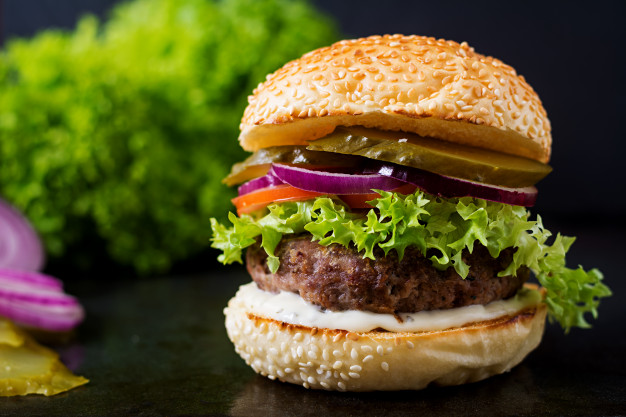
#> input picture quizes/quiz3/burger.jpg, 626 x 417 px
$ jupyter execute quiz3.ipynb
#> lines starting #> are read from the running program, lines starting #| are printed output that depends on the picture; after the words box and inside, x2 and y2 are one past the last pixel; in counts of white or black regions, pixels touching at a corner belong together
[cell 1]
import numpy as np
import pandas as pd
import cv2
import sys
from scipy.ndimage import binary_opening
from skimage.morphology import square

[cell 2]
burger = cv2.imread("burger.jpg")
#> burger is the input picture: shape (417, 626, 3); mean B, G, R 36.8, 84.1, 90.1
burger

[cell 3]
sys.getsizeof(burger)
#> Out = 783270

[cell 4]
red = burger[:,:,0]
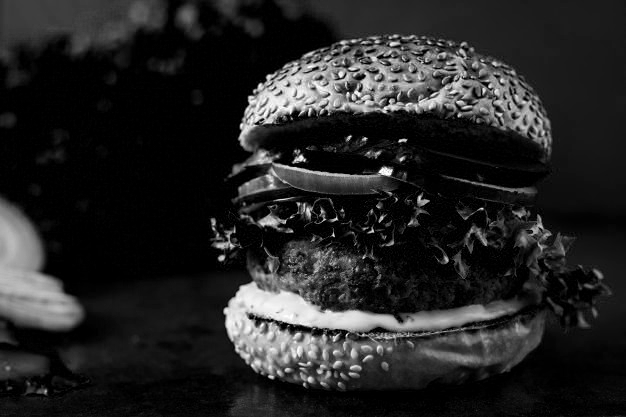
#> red: shape (417, 626); min 0, max 255, mean 36.8
green = burger[:,:,1]
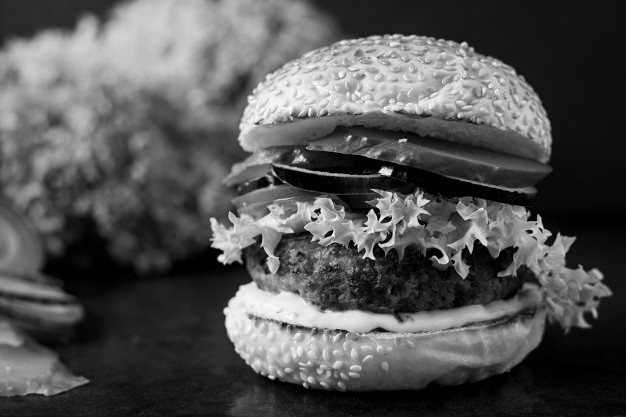
#> green: shape (417, 626); min 0, max 255, mean 84.1
blue = burger[:,:,2]
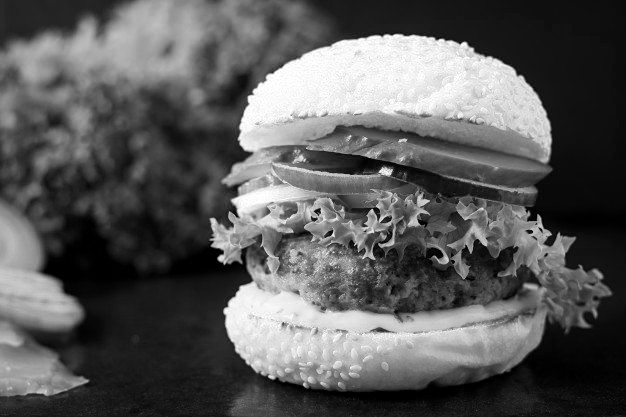
#> blue: shape (417, 626); min 0, max 255, mean 90.1

[cell 5]
red.mean()
#> Out = 36.79

[cell 6]
green.mean()
#> Out = 84.07

[cell 7]
blue.mean()
#> Out = 90.09

[cell 8]
_, binary_blue_channel = cv2.threshold(blue, 127, 255, cv2.THRESH_BINARY)
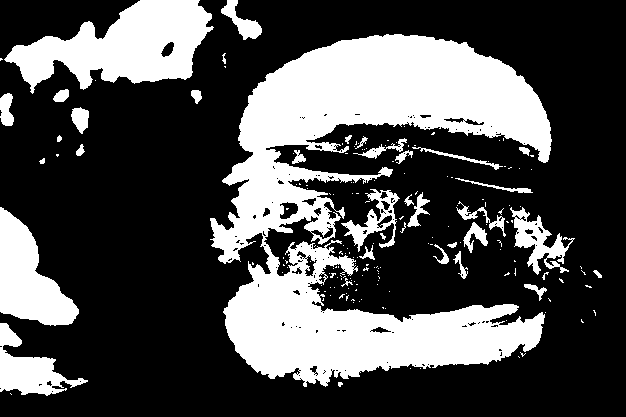
#> binary_blue_channel: shape (417, 626); 30.5% white; 179 white regions (142 under 20 px), largest, box (x1, y1, x2, y2) and area: (210, 34, 552, 387) 53962, (4, 0, 214, 94) 10606, (0, 207, 79, 326) 5066

[cell 9]
structuring_element = square(3)

[cell 10]
opened_image = binary_opening(binary_blue_channel, structure=structuring_element)
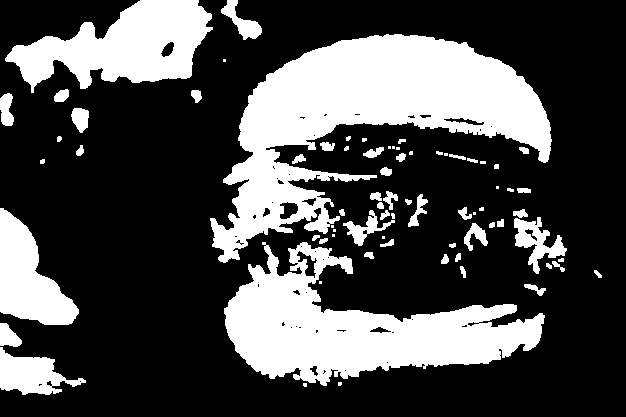
#> opened_image: shape (417, 626) bool; 29.5% white; 75 white regions (18 under 20 px), largest, box (x1, y1, x2, y2) and area: (210, 34, 552, 263) 31484, (224, 242, 545, 386) 21208, (5, 0, 213, 93) 10581

# Count the number of white pixels
white_pixel_count = np.sum(opened_image == 255)
#> white_pixel_count = 0

[cell 11]
white_pixel_count
#> Out = 0
